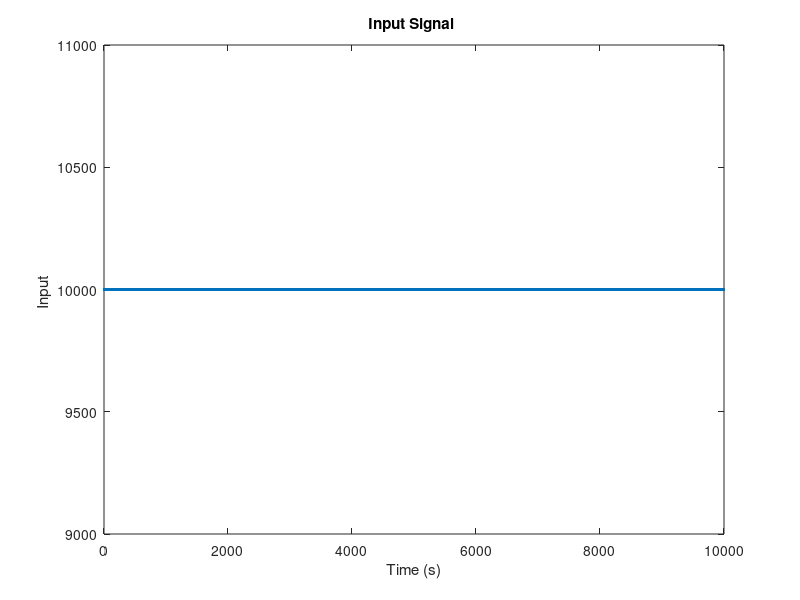

This figure's MATLAB source: (Note: this script raises an error after producing the figure.)
%% Filtering & Identification Practical Assignment 2
% Jane Doe #123456
% John Doe #654321

% St. id.: 5230543

%% Assignment 1
%%% Input signal
% We chose the following input signal because ...
% The following plot shows the input signal , you can see that ...
% u = [zeros(20,1);10000*ones(80,1)];
u = 10000*ones(10000,1);

figure(1)
plot (u,'.')
xlabel ('Time (s)')
ylabel ('Input ')
title ('Input Signal ')
%%% Sampling Frequency
% We found the sampling frequency by ...
fs1 = 1000;
Ts1 = 1/fs1;
fs2 = 100;
Ts2 = 1/fs2;
fs3 = 10;
Ts3 = 1/fs3;
%%% Other important design choises
% We use the comments to provide clear motivations of all our design choices .
% Everything we comment directly under this header will be published as
% text .
% The text under the following line will be published as a green comment .
excitement_level = 100;
% Excitement level

STUDENTID = 5230543;
y1 = exciteSystem(STUDENTID,10000*ones(5/Ts1,1),fs1);
y2 = exciteSystem(STUDENTID,10000*ones(5/Ts2,1),fs2);
y3 = exciteSystem(STUDENTID,10000*ones(5/Ts3,1),fs3);

% Linearity check
% u = 10000*ones(10/Ts1,1);
% y1 = exciteSystem(STUDENTID,u,fs1);
% y2 = exciteSystem(STUDENTID,2*u,fs1);

y_data1 = timeseries(y1,linspace(0,(size(y1,1)-1)*Ts1,size(y1,1)));
y_data2 = timeseries(y2,0:Ts2:(size(y2,1)-1)*Ts2);
y_data3 = timeseries(y3,0:Ts3:(size(y3,1)-1)*Ts3);
%y_data2 = timeseries(y2,0:1/(fs/2):99*(2/fs));
figure(2)
plot(y_data1,'.')
hold on
plot(y_data2,'x')
plot(y_data3,'x')
%ylim([-1500 1500])
hold off
%% Assignment 2: Identification
%%% Model Estimation
% We use the following identification method because ...
% As you can see in our figure , we can expect that ...
code = rand ; % important code

%% Assignment 3: Validation
%%% VAF
morecode = 1+1;
%%% Conlusions
% after going through the id - cycle many times we found that by doing this
% and that our results improved ....